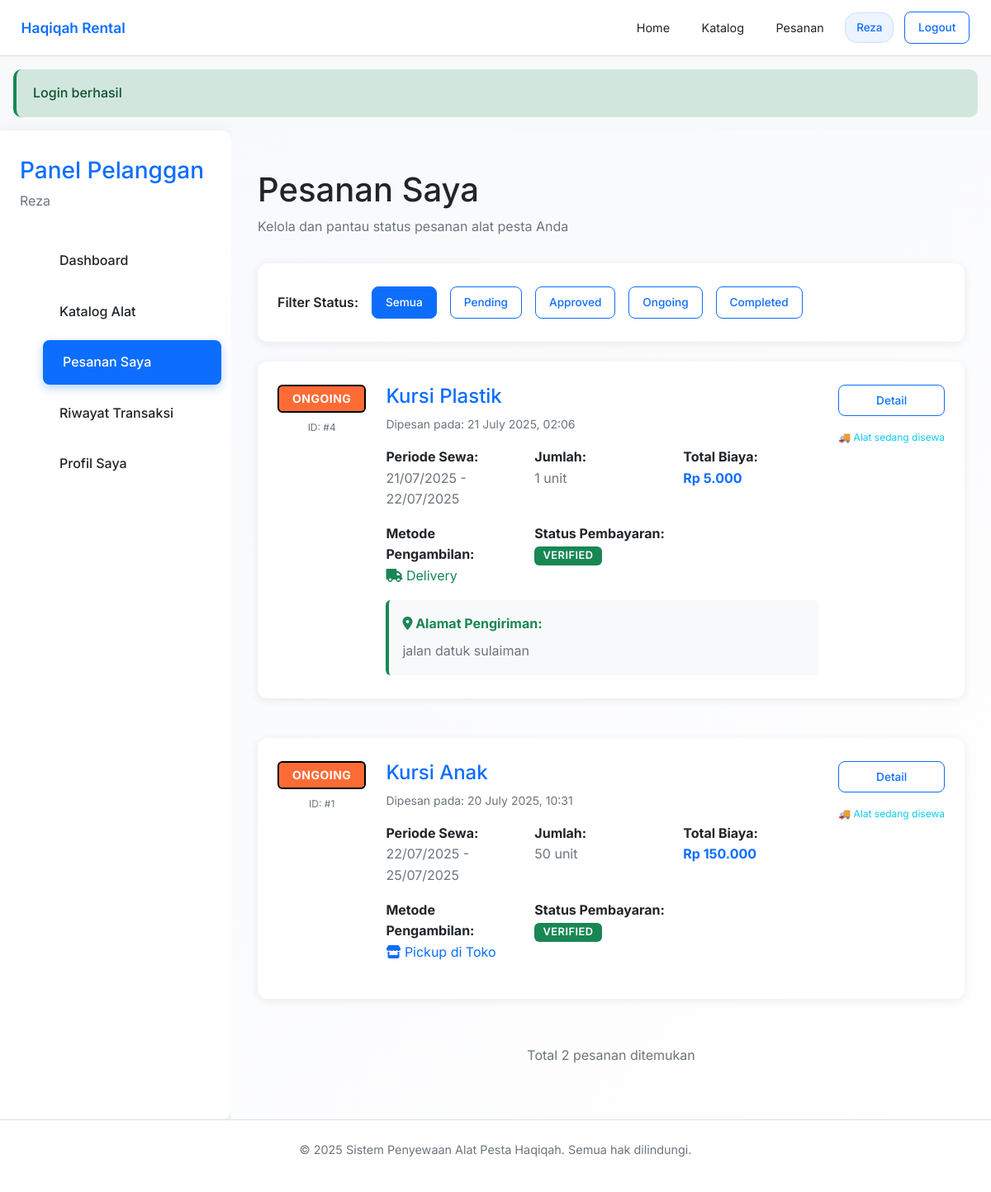
/pelanggan/pesanan (signed in), run on the app's committed database.
### tables this page shows
CREATE TABLE `transaksi` (
  `id_transaksi` int NOT NULL,
  `id_pelanggan` int NOT NULL,
  `id_alat` int NOT NULL,
  `tgl_sewa` date NOT NULL,
  `tgl_kembali` date NOT NULL,
  `status` enum('pending','confirmed','approved','ongoing','completed','selesai','cancelled','rejected','payment_pending','aktif') DEFAULT 'pending',
  `jumlah_alat` int NOT NULL DEFAULT '1',
  `total_harga` decimal(10,2) NOT NULL,
  `metode_pengambilan` enum('pickup','delivery') DEFAULT 'pickup',
  `alamat_pengiriman` text,
  `created_at` timestamp NULL DEFAULT CURRENT_TIMESTAMP,
  `updated_at` timestamp NULL DEFAULT CURRENT_TIMESTAMP ON UPDATE CURRENT_TIMESTAMP
);

CREATE TABLE `alat` (
  `id_alat` int NOT NULL,
  `nama_alat` varchar(100) NOT NULL,
  `kategori` varchar(50) NOT NULL,
  `stok` int NOT NULL DEFAULT '0',
  `harga` decimal(10,2) NOT NULL,
  `deskripsi` text,
  `gambar` varchar(255) DEFAULT NULL,
  `created_at` timestamp NULL DEFAULT CURRENT_TIMESTAMP,
  `updated_at` timestamp NULL DEFAULT CURRENT_TIMESTAMP ON UPDATE CURRENT_TIMESTAMP,
  `id_kategori` int DEFAULT '1'
);

CREATE TABLE `pembayaran` (
  `id_pembayaran` int NOT NULL,
  `id_transaksi` int NOT NULL,
  `jumlah` decimal(10,2) NOT NULL,
  `bukti_transfer` varchar(255) DEFAULT NULL,
  `status_pembayaran` enum('pending','verified','rejected') DEFAULT 'pending',
  `tanggal_bayar` timestamp NULL DEFAULT CURRENT_TIMESTAMP,
  `verified_by` int DEFAULT NULL,
  `verified_at` timestamp NULL DEFAULT NULL
);

### templates/pages/pelanggan/pesanan.php (the view, shortened to what the rows shown need)
<?php
include __DIR__ . '/../../layouts/header.php';
?>
<div class="dashboard">
    <main class="main-content">
        <div style="margin-bottom: 2rem;">
            <h1 style="margin-bottom: 0.5rem;">Pesanan Saya</h1>
        </div>
        <?php if (empty($pesananList)): ?>
            <div class="card">
                <div class="card-body">
                    <div style="text-align: center; margin: 2rem 0;">
                        <div style="font-size: 4rem; margin-bottom: 1rem; opacity: 0.5;">📦</div>
                        <h3 style="color: var(--secondary-color); margin-bottom: 1rem;">Belum Ada Pesanan</h3>
                        <p style="color: var(--secondary-color); margin-bottom: 2rem;">
                            Anda belum memiliki pesanan. Mulai menyewa alat pesta untuk acara spesial Anda!
                        </p>
                        <a href="/hakikah/pelanggan/alat" class="btn btn-primary">
                            Lihat Katalog Alat
                        </a>
                    </div>
                </div>
            </div>
        <?php else: ?>
            <div style="display: grid; gap: 1.5rem;">
                <?php foreach ($pesananList as $pesanan): ?>
                    <div class="card">
                        <div class="card-body">
                            <div style="display: grid; grid-template-columns: auto 1fr auto; gap: 1.5rem; align-items: start;">
                                <div style="text-align: center;">
                                    <?php
                                    $badgeClass = match($pesanan['status']) {
                                        'pending' => 'badge-warning',
                                        'approved' => 'badge-primary',
                                        'ongoing' => 'badge-info',
                                        'completed' => 'badge-success',
                                        'cancelled' => 'badge-danger',
                                        default => 'badge-secondary'
                                    };
                                    ?>
                                    <span class="badge <?= $badgeClass ?>" style="font-size: 0.875rem; padding: 0.5rem 1rem;">
                                        <?= ucfirst($pesanan['status']) ?>
                                    </span>
                                    <div style="font-size: 0.75rem; color: var(--secondary-color); margin-top: 0.5rem;">
                                        ID: #<?= $pesanan['id_transaksi'] ?>
                                    </div>
                                </div>
                                <div>
                                    <div style="margin-bottom: 1rem;">
                                        <h4 style="margin: 0 0 0.5rem 0; color: var(--primary-color);">
                                            <?= htmlspecialchars($pesanan['nama_alat']) ?>
                                        </h4>
                                        <div style="font-size: 0.875rem; color: var(--secondary-color);">
                                            Dipesan pada: <?= date('d F Y, H:i', strtotime($pesanan['created_at'])) ?>
                                        </div>
                                    </div>
                                    <div style="display: grid; grid-template-columns: repeat(auto-fit, minmax(150px, 1fr)); gap: 1rem; margin-bottom: 1rem;">
                                        <div>
                                            <strong>Periode Sewa:</strong>
                                            <div style="color: var(--secondary-color);">
                                                <?= date('d/m/Y', strtotime($pesanan['tgl_sewa'])) ?> -
                                                <?= date('d/m/Y', strtotime($pesanan['tgl_kembali'])) ?>
                                            </div>
                                        </div>
                                        <div>
                                            <strong>Jumlah:</strong>
                                            <div style="color: var(--secondary-color);">
                                                <?= $pesanan['jumlah_alat'] ?> unit
                                            </div>
                                        </div>
                                        <div>
                                            <strong>Total Biaya:</strong>
                                            <div style="font-weight: 700; color: var(--primary-color);">
                                                Rp <?= number_format($pesanan['total_harga'], 0, ',', '.') ?>
                                            </div>
                                        </div>
                                        <div>
                                            <strong>Metode Pengambilan:</strong>
                                            <div style="color: var(--secondary-color);">
                                                <?php if ($pesanan['metode_pengambilan'] === 'pickup'): ?>
                                                    <span style="color: var(--primary-color);">
                                                        <i class="fas fa-store"></i> Pickup di Toko
                                                    </span>
                                                <?php elseif ($pesanan['metode_pengambilan'] === 'delivery_profile'): ?>
                                                    <span style="color: var(--success-color);">
                                                        <i class="fas fa-truck"></i> Delivery ke Alamat Profil
                                                    </span>
                                                <?php elseif ($pesanan['metode_pengambilan'] === 'delivery_custom'): ?>
                                                    <span style="color: var(--info-color);">
                                                        <i class="fas fa-map-marker-alt"></i> Delivery ke Alamat Custom
                                                    </span>
                                                <?php else: ?>
                                                    <?php if (!empty($pesanan['alamat_pengiriman'])): ?>
                                                        <span style="color: var(--success-color);">
                                                            <i class="fas fa-truck"></i> Delivery
                                                        </span>
                                                    <?php else: ?>
                                                        <span style="color: var(--primary-color);">
                                                            <i class="fas fa-store"></i> Pickup di Toko
                                                        </span>
                                                    <?php endif; ?>
                                                <?php endif; ?>
                                            </div>
                                        </div>
                                        <div>
                                            <strong>Status Pembayaran:</strong>
                                            <?php if ($pesanan['status_pembayaran']): ?>
                                                <?php
                                                $paymentBadge = match($pesanan['status_pembayaran']) {
                                                    'pending' => 'badge-warning',
                                                    'verified' => 'badge-success',
                                                    'rejected' => 'badge-danger',
                                                    default => 'badge-secondary'
                                                };
                                                ?>
                                                <div>
                                                    <span class="badge <?= $paymentBadge ?>"><?= ucfirst($pesanan['status_pembayaran']) ?></span>
                                                </div>
                                            <?php else: ?>
                                                <div>
                                                    <span class="badge badge-secondary">Belum Bayar</span>
                                                </div>
                                            <?php endif; ?>
                                        </div>
                                    </div>
                                    <?php if ($pesanan['metode_pengambilan'] === 'delivery_profile' || $pesanan['metode_pengambilan'] === 'delivery_custom' || (!empty($pesanan['alamat_pengiriman']))): ?>
                                        <div style="margin-top: 1rem; padding: 1rem; background-color: var(--light-color); border-radius: 0.375rem; border-left: 4px solid var(--success-color);">
                                            <strong style="color: var(--success-color);">
                                                <i class="fas fa-map-marker-alt"></i> Alamat Pengiriman:
                                            </strong>
                                            <div style="margin-top: 0.5rem; color: var(--secondary-color);">
                                                <?php if ($pesanan['metode_pengambilan'] === 'delivery_custom' && !empty($pesanan['alamat_pengiriman'])): ?>
                                                    <?= nl2br(htmlspecialchars($pesanan['alamat_pengiriman'])) ?>
                                                    <br><small style="color: var(--info-color);"><i class="fas fa-info-circle"></i> Alamat Custom</small>
                                                <?php else: ?>
                                                    <?= nl2br(htmlspecialchars($pesanan['alamat_pengiriman'])) ?>
                                                <?php endif; ?>
                                            </div>
                                        </div>
                                    <?php endif; ?>
                                </div>
                                <div class="btn-actions" style="flex-direction: column; align-items: stretch; min-width: 120px;">
                                    <a href="/hakikah/pelanggan/detail-pesanan/<?= $pesanan['id_transaksi'] ?>"
                                       class="btn btn-outline-primary btn-cancel btn-sm">
                                        Detail
                                    </a>
                                    <?php if ($pesanan['status'] === 'pending' && !$pesanan['status_pembayaran']): ?>
                                        <a href="/hakikah/pelanggan/pembayaran/<?= $pesanan['id_transaksi'] ?>"
                                           class="btn btn-primary btn-submit btn-sm">
                                            Bayar Sekarang
                                        </a>
                                        <form method="POST" action="/hakikah/pelanggan/batalkan-pesanan" style="display: inline;">
                                            <input type="hidden" name="id" value="<?= $pesanan['id_transaksi'] ?>">
                                            <button type="submit" class="btn btn-outline-primary btn-cancel btn-sm"
                                                    data-confirm="Yakin ingin membatalkan pesanan ini?">
                                                Batalkan
                                            </button>
                                        </form>
                                    <?php elseif ($pesanan['status'] === 'pending' && $pesanan['status_pembayaran'] === 'pending'): ?>
                                        <div style="text-align: center; font-size: 0.75rem; color: var(--secondary-color);">
                                            Menunggu verifikasi pembayaran
                                        </div>
                                    <?php elseif ($pesanan['status'] === 'approved'): ?>
                                        <div style="text-align: center; font-size: 0.75rem; color: var(--success-color);">
                                            ✓ Pesanan disetujui
                                        </div>
                                    <?php elseif ($pesanan['status'] === 'ongoing'): ?>
                                        <div style="text-align: center; font-size: 0.75rem; color: var(--info-color);">
                                            🚚 Alat sedang disewa
                                        </div>
                                    <?php elseif ($pesanan['status'] === 'completed'): ?>
                                        <div style="text-align: center; font-size: 0.75rem; color: var(--success-color);">
                                            ✅ Selesai
                                        </div>
                                    <?php endif; ?>
                                </div>
                            </div>
                        </div>
                    </div>
                <?php endforeach; ?>
            </div>
        <?php endif; ?>
    </main>
</div>
<?php include __DIR__ . '/../../layouts/footer.php'; ?>

### data on the page
transaksi: status "ONGOING", id_transaksi "4", id_alat.nama_alat "Kursi Plastik", created_at "21 July 2025, 02:06", tgl_sewa "21/07/2025", tgl_kembali "22/07/2025", jumlah_alat "1", total_harga "5.000", metode_pengambilan "delivery" (drawn), pembayaran.status_pembayaran "VERIFIED", alamat_pengiriman "jalan datuk sulaiman", shows "🚚 Alat sedang disewa"
transaksi: status "ONGOING", id_transaksi "1", id_alat.nama_alat "Kursi Anak", created_at "20 July 2025, 10:31", tgl_sewa "22/07/2025", tgl_kembali "25/07/2025", jumlah_alat "50", total_harga "150.000", metode_pengambilan "pickup" (drawn), pembayaran.status_pembayaran "VERIFIED", shows "🚚 Alat sedang disewa"

### other printed values
$_SESSION['nama'] "Reza"
$_SESSION['success'] "Login berhasil"
count($pesananList) "2"
